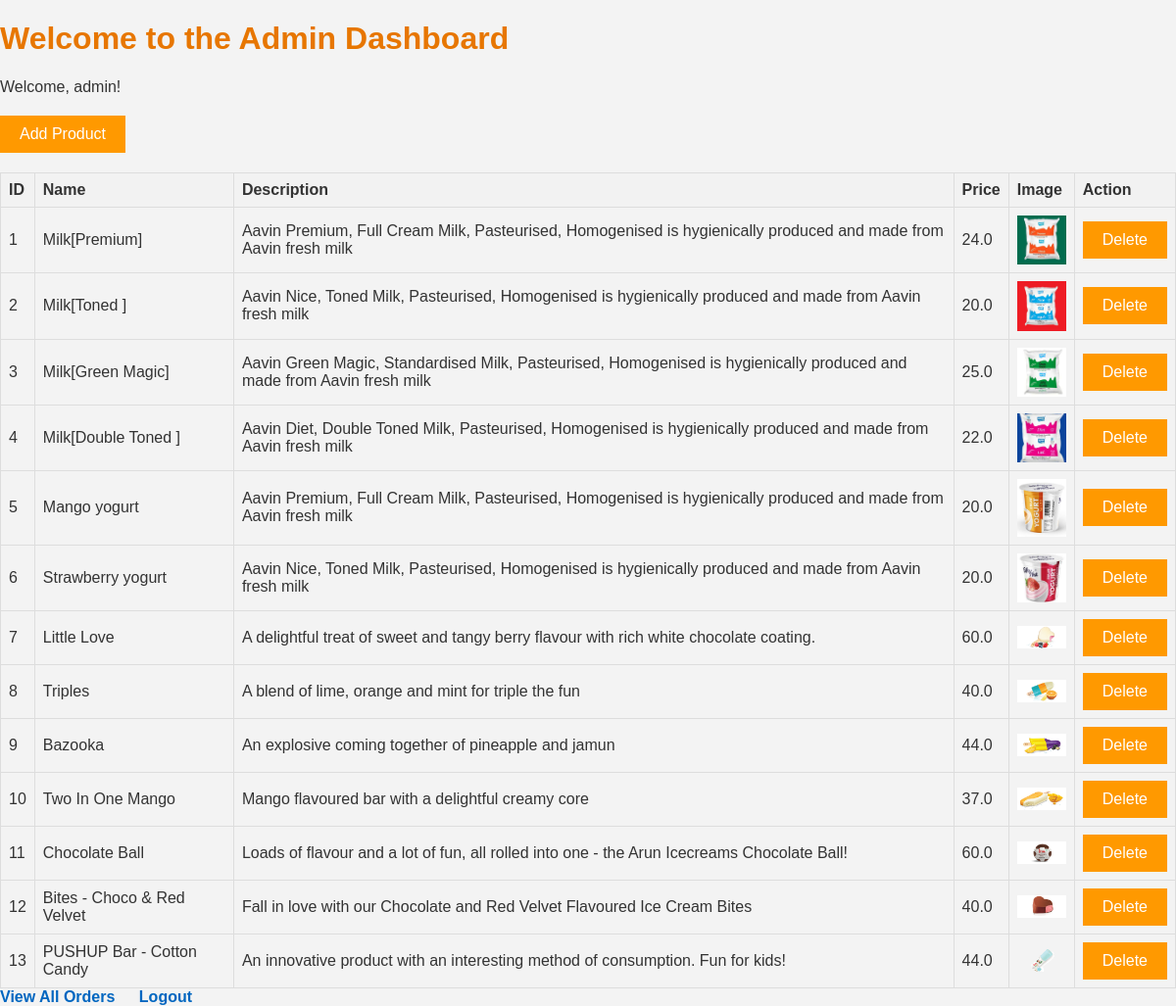
The app's page /admin/dashboard (signed in) with its own data.
### app.py (models this page shows)
class User(UserMixin, db.Model):
    id = db.Column(db.Integer, primary_key=True)
    username = db.Column(db.String(50), unique=True, nullable=False)
    password = db.Column(db.String(50), nullable=False)
    is_admin = db.Column(db.Boolean, default=False)
    carts = db.relationship('Cart', backref='user', lazy=True)
    orders = db.relationship('Order', backref='customer', lazy=True)

class Product(db.Model):
    id = db.Column(db.Integer, primary_key=True)
    name = db.Column(db.String(255), nullable=False)
    description = db.Column(db.Text)
    price = db.Column(db.Float)
    image = db.Column(db.String(255))  # Image file path
    carts = db.relationship('Cart', backref='product', lazy=True)

### app.py (the view)
@app.route('/admin/dashboard')
@login_required
def admin_dashboard():
    if current_user.is_admin:
        products = Product.query.all()
        return render_template('admin_dashboard.html', products=products)
    else:
        return "Permission Denied"

### app.py (called while the page is built)
@login_manager.user_loader
def load_user(user_id):
    return User.query.get(int(user_id))

### templates/admin_dashboard.html (shortened to what this page needs)
<!DOCTYPE html>
<html lang="en">
  <head>
</head>
<body>
  <h1>Welcome to the Admin Dashboard</h1>
  {% if current_user.is_admin %}
  <p>Welcome, {{ current_user.username }}!</p>
  <a href="{{ url_for('add_product') }}">
    <button>Add Product</button>
  </a>
  {% else %}
  <p>Permission Denied</p>
  {% endif %}
  <table>
    <thead>
      <tr>
        <th>ID</th>
        <th>Name</th>
        <th>Description</th>
        <th>Price</th>
        <th>Image</th>
        <th>Action</th>
      </tr>
    </thead>
    <tbody>
      {% for product in products %}
      <tr>
        <td>{{ product.id }}</td>
        <td>{{ product.name }}</td>
        <td>{{ product.description }}</td>
        <td>{{ product.price }}</td>
        <td>
          <img
            src="{{ url_for('static', filename='uploads/' + product.image) }}"
            alt="{{ product.name }} Image"
          />
        </td>
        <td>
          <form action="{{ url_for('delete_product', product_id=product.id) }}" method="post" onsubmit="return confirm('Are you sure you want to delete this product?')">
              <button type="submit" class="btn btn-danger">Delete</button>
          </form>
      </td>
      </tr>
      {% endfor %}
    </tbody>
  </table>
  <a href="{{ url_for('admin_orders') }}">View All Orders</a>
  <a href="{{ url_for('logout') }}">Logout</a>
</body>
</html>

### templates/admin_dashboard.html (style rules this page uses)
body { font-family: Arial, sans-serif; background-color: #f3f3f3; margin: 0; padding: 0; color: #333; }
h1 { color: #e77600; }
p { margin-bottom: 20px; }
button { background-color: #ff9900; color: #fff; padding: 10px 20px; font-size: 16px; border: none; cursor: pointer; }
table { width: 100%; border-collapse: collapse; margin-top: 20px; }
th, td { border: 1px solid #ddd; padding: 8px; text-align: left; }
th { background-color: #f2f2f2; }
img { max-width: 50px; height: auto; display: block; margin: 0 auto; }
a { color: #0066c0; text-decoration: none; margin-right: 20px; font-weight: bold; }

### records on screen
User: username "admin"
Product: id "1", name "Milk[Premium]", description "Aavin Premium, Full Cream Milk, Pasteurised, Homogenised is hygienically produced and made from Aavin fresh milk", price "24.0", image (picture)
Product: id "2", name "Milk[Toned ]", description "Aavin Nice, Toned Milk, Pasteurised, Homogenised is hygienically produced and made from Aavin fresh milk", price "20.0", image (picture)
Product: id "3", name "Milk[Green Magic]", description "Aavin Green Magic, Standardised Milk, Pasteurised, Homogenised is hygienically produced and made from Aavin fresh milk", price "25.0", image (picture)
Product: id "4", name "Milk[Double Toned ]", description "Aavin Diet, Double Toned Milk, Pasteurised, Homogenised is hygienically produced and made from Aavin fresh milk", price "22.0", image (picture)
Product: id "5", name "Mango yogurt", description "Aavin Premium, Full Cream Milk, Pasteurised, Homogenised is hygienically produced and made from Aavin fresh milk", price "20.0", image (picture)
Product: id "6", name "Strawberry yogurt", description "Aavin Nice, Toned Milk, Pasteurised, Homogenised is hygienically produced and made from Aavin fresh milk", price "20.0", image (picture)
Product: id "7", name "Little Love", description "A delightful treat of sweet and tangy berry flavour with rich white chocolate coating.", price "60.0", image (picture)
Product: id "8", name "Triples", description "A blend of lime, orange and mint for triple the fun", price "40.0", image+name (picture)
Product: id "9", name "Bazooka", description "An explosive coming together of pineapple and jamun", price "44.0", image+name (picture)
Product: id "10", name "Two In One Mango", description "Mango flavoured bar with a delightful creamy core", price "37.0", image (picture)
Product: id "11", name "Chocolate Ball", description "Loads of flavour and a lot of fun, all rolled into one - the Arun Icecreams Chocolate Ball!", price "60.0", image (picture)
Product: id "12", name "Bites - Choco & Red Velvet", description "Fall in love with our Chocolate and Red Velvet Flavoured Ice Cream Bites", price "40.0", image (picture)
Product: id "13", name "PUSHUP Bar - Cotton Candy", description "An innovative product with an interesting method of consumption. Fun for kids!", price "44.0", image (picture)
